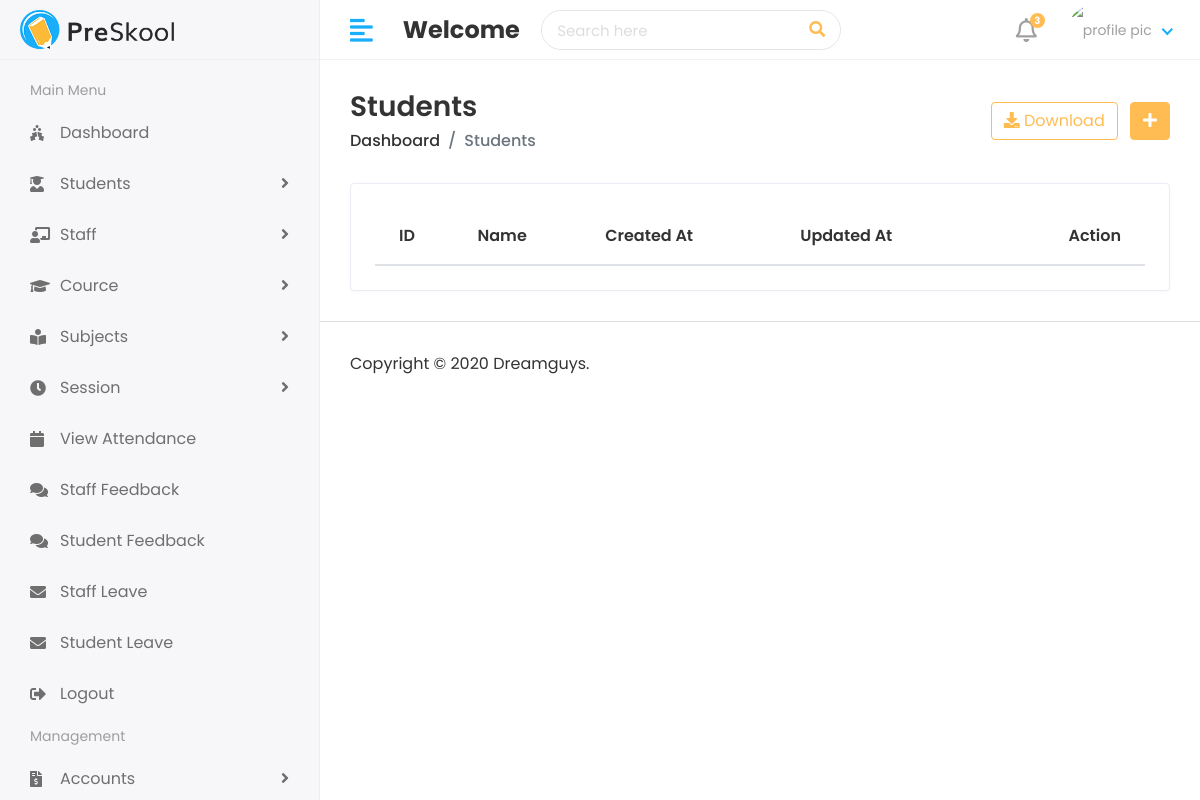
The app's page /hod/view-cource/, older data.
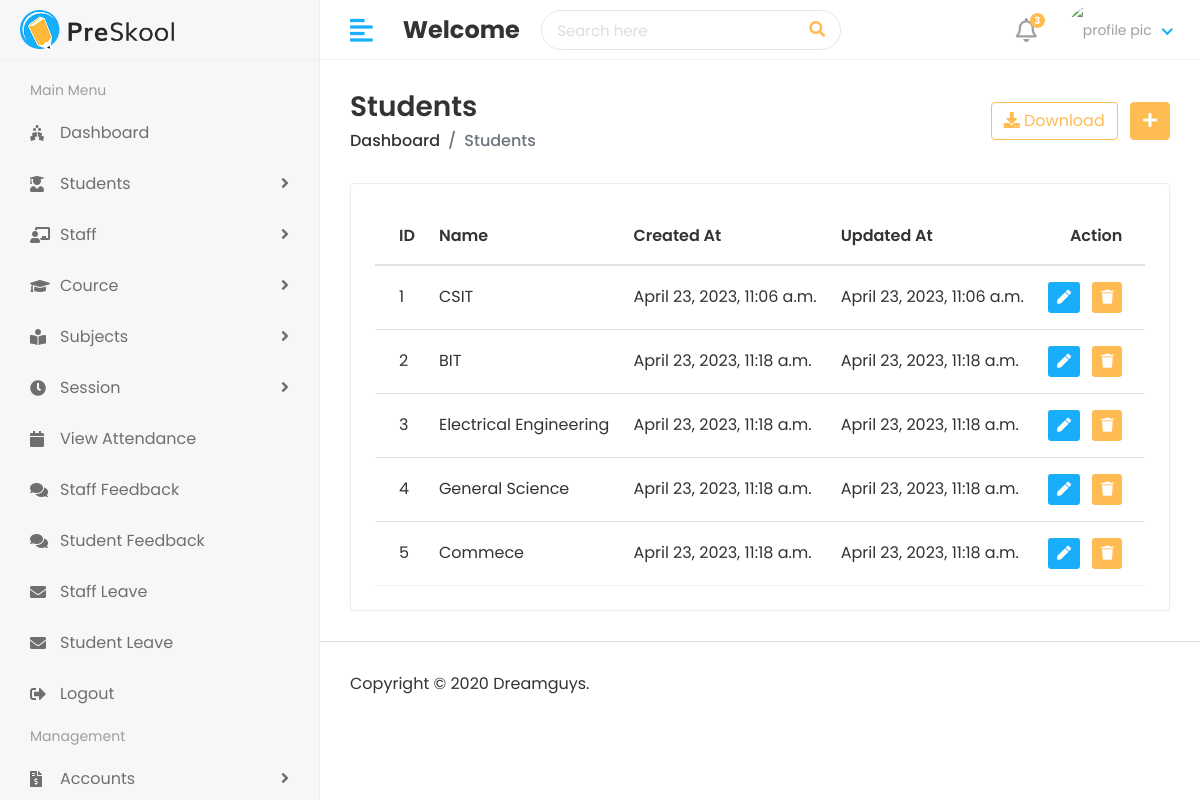
The same page, newer data.
### app_attendance_system/models.py (models this page shows)
class Cource(models.Model):
    name= models.CharField(max_length=100)
    created_at= models.DateTimeField(auto_now=True)
    updated_at= models.DateTimeField(auto_now=True)
    def __str__(self):
        return self.name

### app_attendance_system/views.py (the view)
# urls.py: path('hod/view-cource/', views.HodViewCource, name='view-cource'),
def HodViewCource(request):
    cource=Cource.objects.all()
    print(cource)
    context= {
        'cource':cource
    }
    return render(request, 'hod/view_cource.html',context)

### templates/hod/view_cource.html (shortened to what this page needs)
{% extends "layouts/master.html" %}
{% load static %}
{%block content %}
<div class="content container-fluid">
    <div class="page-header">
       <div class="row align-items-center">
          <div class="col">
             <h3 class="page-title">Students</h3>
             <ul class="breadcrumb">
                <li class="breadcrumb-item"><a href="index.html">Dashboard</a></li>
                <li class="breadcrumb-item active">Students</li>
             </ul>
          </div>
          <div class="col-auto text-right float-right ml-auto">
             <a href="#" class="btn btn-outline-primary mr-2"><i class="fas fa-download"></i> Download</a>
             <a href="add-student.html" class="btn btn-primary"><i class="fas fa-plus"></i></a>
          </div>
       </div>
    </div>
    <div class="row">
       <div class="col-sm-12">
          <div class="card card-table">
             <div class="card-body">
                <div class="table-responsive">
                   <table class="table table-hover table-center mb-0 datatable">
                      <thead>
                         <tr>
                            <th>ID</th>
                            <th>Name</th>
                            <th>Created At</th>
                            <th>Updated At</th>
                            <th class="text-right">Action</th>
                         </tr>
                      </thead>
                      <tbody>
                        {% for i in cource %}
                         <tr>
                            <td>{{ forloop.counter }}</td>
                            <td>{{i.name}}</td>
                            <td>{{i.created_at}}</td>
                            <td>{{i.updated_at}}</td>
                            <td class="text-right">
                               <div class="actions">
                                  <a href="{% url 'edit-cource' i.id %}" class="btn btn-sm bg-success-light mr-2">
                                  <i class="fas fa-pen"></i>
                                  </a>
                                  <a href="{% url 'delete-cource' i.id %}" class="btn btn-sm bg-danger-light">
                                  <i class="fas fa-trash"></i>
                                  </a>
                               </div>
                            </td>
                         </tr>
                         {% endfor %}
                      </tbody>
                   </table>
                </div>
             </div>
          </div>
       </div>
    </div>
 </div>
{% endblock %}

Row changes from the older to the newer data that the page shows:
added Cource: name "CSIT", created_at "April 23, 2023, 11:06 a.m.", updated_at "April 23, 2023, 11:06 a.m."
added Cource: name "BIT", created_at "April 23, 2023, 11:18 a.m.", updated_at "April 23, 2023, 11:18 a.m."
added Cource: name "Electrical Engineering", created_at "April 23, 2023, 11:18 a.m.", updated_at "April 23, 2023, 11:18 a.m."
added Cource: name "General Science", created_at "April 23, 2023, 11:18 a.m.", updated_at "April 23, 2023, 11:18 a.m."
added Cource: name "Commece", created_at "April 23, 2023, 11:18 a.m.", updated_at "April 23, 2023, 11:18 a.m."
